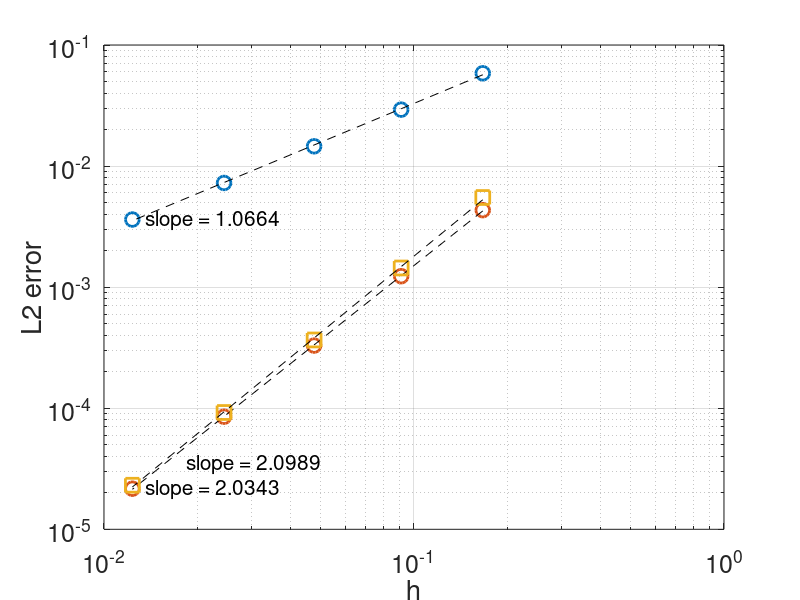

The MATLAB source for this figure:
clear
%forcing function
f = @(x) exp(x);

sigma = 0;
b = 2;
xa = 0;
xb = 1;

L = xb - xa;  %length of the domain

%exact solution
u_exact = @(x) exp(x) + (sigma-exp(xa))*(x - xb) + b - exp(xb);

%% We will solve d^2(u)/dx^2 = f(x) on domain x = [x_a,x_b] 
% with BC: 
%   u'(x_a) = sigma
%   u(x_b)  = b
% using a central finite difference method

neumann_method= 2; %1 - first order one sided difference

N = 5; %number of internal gridpoints
h = L/(N+1); %interval length
M=N+2; %account for all points including boundary

%create grid 
x_grid = linspace(xa,xb,M); %this mesh includes endpoints
x = x_grid; 

%build matrix A
A = zeros(M,M); %initialize zero matrix N+2 x N+2 
A = diag(-2*ones(M,1))    + ...    % main diagonal
    diag(ones(M-1,1), -1) + ...    % upper diagonal
    diag(ones(M-1,1),  1);         % lower diagonal

%modify first row to represent BC

switch neumann_method
    case 1 
        A(1,1) = -h;
        A(1,2) = h;
    case 2 
        A(1,1) = -h;
        A(1,2) = h;
    case 3
        A(1,1) = 3*h/2;
        A(1,2) = -2*h;
        A(1,3) = h/2;
end

%modify last row to represent BC
A(M,M-1) = 0;
A(M,M) = h^2;

A = A/h^2

%NOTE: for large matrices it is a better idea to use sparse matrix
%representation

%create RHS vector
g = (f(x))';

%implement BC
switch neumann_method
    case 1
        g(1) = sigma;
    case 2
        g(1) = sigma + h/2*f(x(1));
    case 3
        g(1) = sigma;
end



g(M) = b;

%solve linear system
u = A\g;

%plot solution
xx= linspace(xa,xb);
plot(xx,u_exact(xx),'--k','LineWidth',2)
hold on;
plot(x,u,'o','LineWidth',2,'MarkerSize',10);
%plot(xa,a,'ob','LineWidth',2,'MarkerSize',10);
%plot(xb,b,'ob','LineWidth',2,'MarkerSize',10);

hold off
xlabel('x'); ylabel('u(x)');
grid on
set(gca,'FontSize',18)

%% Convergence study

neumann_method= 1; %1 - first order one sided difference
N = 5;
n_tests = 5;
error = zeros(1,n_tests);
h_list = zeros(1,n_tests); 

for k=1:n_tests
    
    h = L/(N+1); %interval length
    M=N+2; %account for all points including boundary

    %create grid
    x_grid = linspace(xa,xb,M); %this mesh includes endpoints
    x = x_grid;

    %build matrix A
    A = zeros(M,M); %initialize zero matrix N+2 x N+2
    A = diag(-2*ones(M,1))    + ...    % main diagonal
        diag(ones(M-1,1), -1) + ...    % upper diagonal
        diag(ones(M-1,1),  1);         % lower diagonal

    %modify first row to represent BC
    switch neumann_method
        case 1 
            A(1,1) = -h;
            A(1,2) = h;
        case 2 
            A(1,1) = -h;
            A(1,2) = h;
        case 3
            A(1,1) = 3*h/2;
            A(1,2) = -2*h;
            A(1,3) = h/2;
    end

    %modify last row to represent BC
    A(M,M-1) = 0;
    A(M,M) = h^2;

    A = A/h^2;

    %NOTE: for large matrices it is a better idea to use sparse matrix
    %representation

    %create RHS vector
    g = (f(x))';

    %implement BC
    switch neumann_method
        case 1
            g(1) = sigma;
        case 2
            g(1) = sigma + h/2*f(x(1));
        case 3
            g(1) = sigma;
    end
    g(M) = b;

    %solve linear system
    u = A\g;

    %calculate error
    h_list(k) = h;
    u_ref = u_exact(x);
    error(k) = sqrt(h*sum((u -u_ref').^2));

    N = N*2;
end

%find the slope of the line using least squares fit
c = polyfit(log(h_list), log(error), 1)
log_err = polyval(c, log(h_list));
fprintf('Least square fit convergence rate = %f\n',c(1))




%plot the convergence plot
loglog(h_list,error,'o','LineWidth',2,'MarkerSize',10)
hold on
p = loglog(h_list,exp(log_err),'--k')
txt = ['slope = ',num2str(c(1))];
text(1.1*h_list(end),error(end),txt,'FontSize',15); %put text label on the figure
hold off
grid on;
xlabel('h'); ylabel('L2 error')
set(gca,'FontSize',18)

%% Compare all the methods
 
for neumann_method = 1:3

    N = 5;
    n_tests = 5;
    error = zeros(1,n_tests);
    h_list = zeros(1,n_tests);

    for k=1:n_tests

        h = L/(N+1); %interval length
        M=N+2; %account for all points including boundary

        %create grid
        x_grid = linspace(xa,xb,M); %this mesh includes endpoints
        x = x_grid;

        %build matrix A
        A = zeros(M,M); %initialize zero matrix N+2 x N+2
        A = diag(-2*ones(M,1))    + ...    % main diagonal
            diag(ones(M-1,1), -1) + ...    % upper diagonal
            diag(ones(M-1,1),  1);         % lower diagonal

        %modify first row to represent BC
        switch neumann_method
            case 1
                A(1,1) = -h;
                A(1,2) = h;
            case 2
                A(1,1) = -h;
                A(1,2) = h;
            case 3
                A(1,1) = 3*h/2;
                A(1,2) = -2*h;
                A(1,3) = h/2;
        end

        %modify last row to represent BC
        A(M,M-1) = 0;
        A(M,M) = h^2;

        A = A/h^2;

        %NOTE: for large matrices it is a better idea to use sparse matrix
        %representation

        %create RHS vector
        g = (f(x))';

        %implement BC
        switch neumann_method
            case 1
                g(1) = sigma;
            case 2
                g(1) = sigma + h/2*f(x(1));
            case 3
                g(1) = sigma;
        end
        g(M) = b;

        %solve linear system
        u = A\g;

        %calculate error
        h_list(k) = h;
        u_ref = u_exact(x);
        error(k) = sqrt(h*sum((u -u_ref').^2));

        N = N*2;
    end

    %find the slope of the line using least squares fit
    c = polyfit(log(h_list), log(error), 1);
    

    error_methods(neumann_method,:) = error;
    c_methods(neumann_method,:) = c;

    



end

%plot the convergence plot
    loglog(h_list,error_methods(1,:),'o','LineWidth',2,'MarkerSize',10)
    hold on

    log_err = polyval(c_methods(1,:), log(h_list));
    fprintf('Least square fit convergence rate = %f\n',c_methods(1,1))
    p = loglog(h_list,exp(log_err),'--k')
    txt = ['slope = ',num2str(c_methods(1,1))];
    text(1.1*h_list(end),error_methods(1,end),txt,'FontSize',15); %put text label on the figure

    loglog(h_list,error_methods(2,:),'o','LineWidth',2,'MarkerSize',10)
    log_err = polyval(c_methods(2,:), log(h_list));
    fprintf('Least square fit convergence rate = %f\n',c_methods(2,1))
    p = loglog(h_list,exp(log_err),'--k')
    txt = ['slope = ',num2str(c_methods(2,1))];
    text(1.1*h_list(end),error_methods(2,end),txt,'FontSize',15); %put text label on the figure

    loglog(h_list,error_methods(3,:),'s','LineWidth',2,'MarkerSize',10)
    log_err = polyval(c_methods(3,:), log(h_list));
    fprintf('Least square fit convergence rate = %f\n',c_methods(3,1))
    p = loglog(h_list,exp(log_err),'--k')
    txt = ['slope = ',num2str(c_methods(3,1))];
    text(1.5*h_list(end),1.5*error_methods(3,end),txt,'FontSize',15); %put text label on the figure

    hold off
    grid on;
    xlabel('h'); ylabel('L2 error')
    set(gca,'FontSize',18)
    